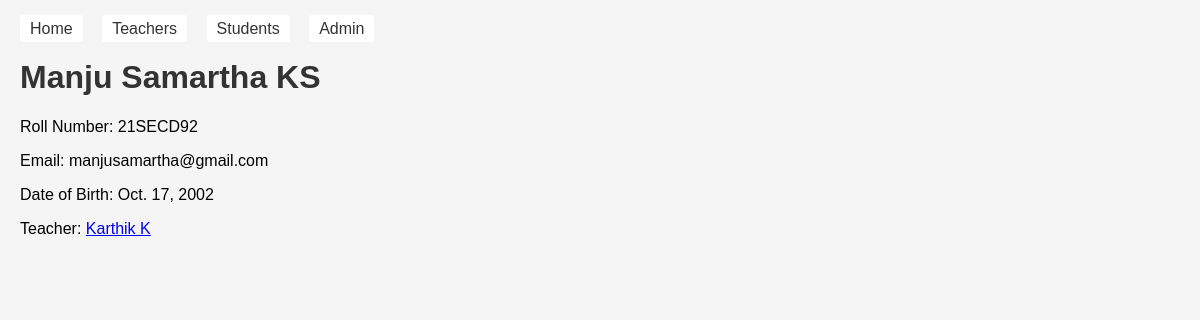
The app's page /students/1/ with its own data.
### school/models.py (models this page shows, shortened)
class Student(models.Model):
    first_name = models.CharField(max_length=100)
    last_name = models.CharField(max_length=100)
    email = models.EmailField(unique=True)
    roll_number = models.CharField(max_length=20, unique=True)
    date_of_birth = models.DateField()
    teacher = models.ForeignKey(Teacher, on_delete=models.CASCADE, related_name='students')

class Teacher(models.Model):
    first_name = models.CharField(max_length=100)
    last_name = models.CharField(max_length=100)
    email = models.EmailField(unique=True)
    subject = models.CharField(max_length=100)
    hire_date = models.DateField()
    def __str__(self):
        return f"{self.first_name} {self.last_name}"

### school/views.py (the view)
# urls.py: path('students/<int:pk>/', views.StudentDetailView.as_view(), name='student-detail'),
class StudentDetailView(DetailView):
    model = Student
    template_name = 'school/student_detail.html'
    context_object_name = 'student'

### school/templates/school/student_detail.html
{% extends 'base.html' %}
{% block content %}
<div class="student-detail">
    <h1>{{ student.first_name }} {{ student.last_name }}</h1>
    <p>Roll Number: {{ student.roll_number }}</p>
    <p>Email: {{ student.email }}</p>
    <p>Date of Birth: {{ student.date_of_birth }}</p>
    <p>Teacher: <a href="{% url 'teacher-detail' student.teacher.pk %}">{{ student.teacher }}</a></p>
</div>
{% endblock %}

### templates/base.html (style rules this page uses)
body { font-family: Arial, sans-serif; margin: 0; padding: 20px; background-color: #f5f5f5; }
h1 { color: #333; }

### records on screen
Student: first_name "Manju Samartha", last_name "KS", roll_number "21SECD92", email "manjusamartha@gmail.com", date_of_birth "Oct. 17, 2002", teacher "Karthik K"
